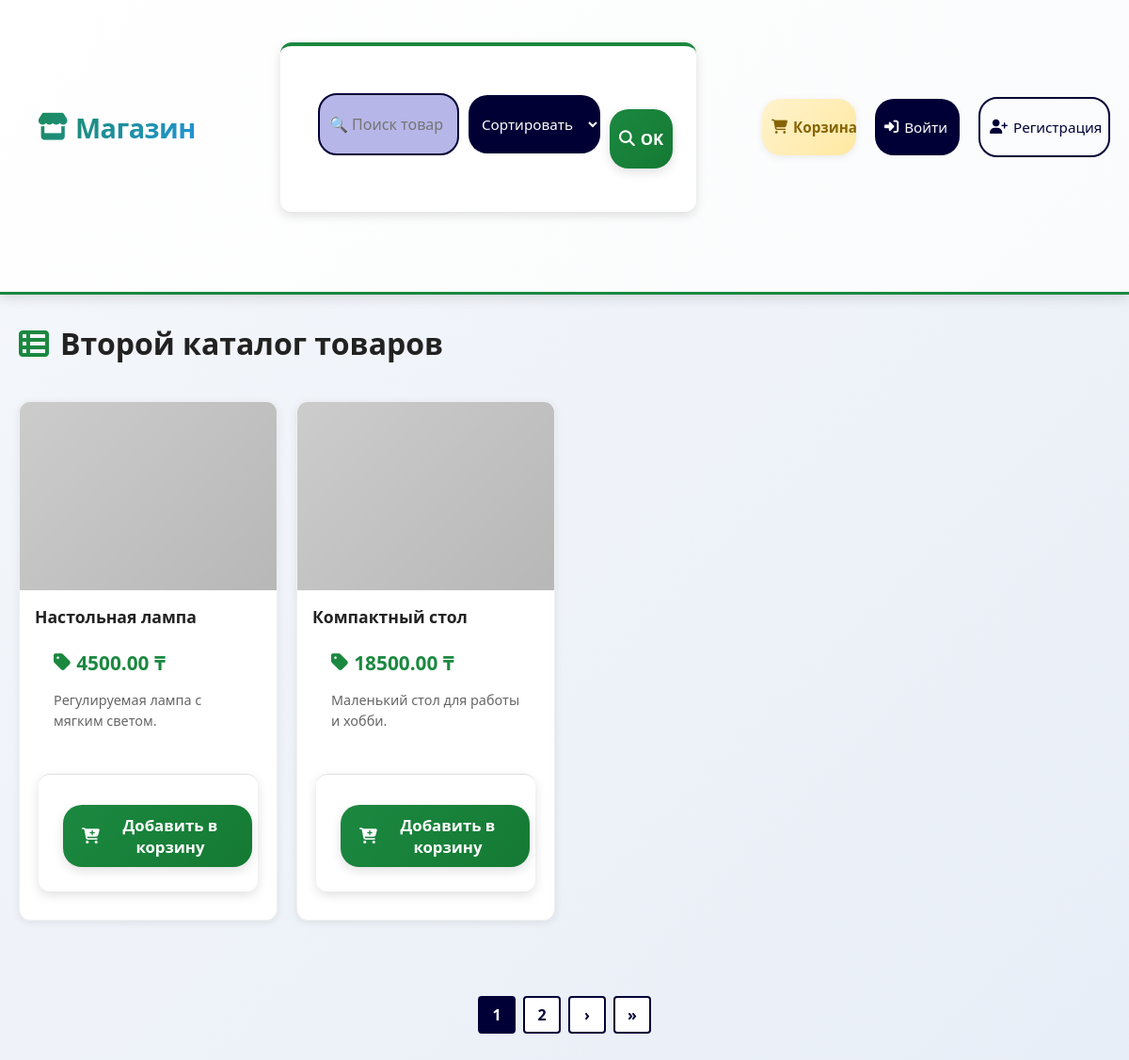
/storeProducts/products-second/, run on an earlier commit of the app's database.
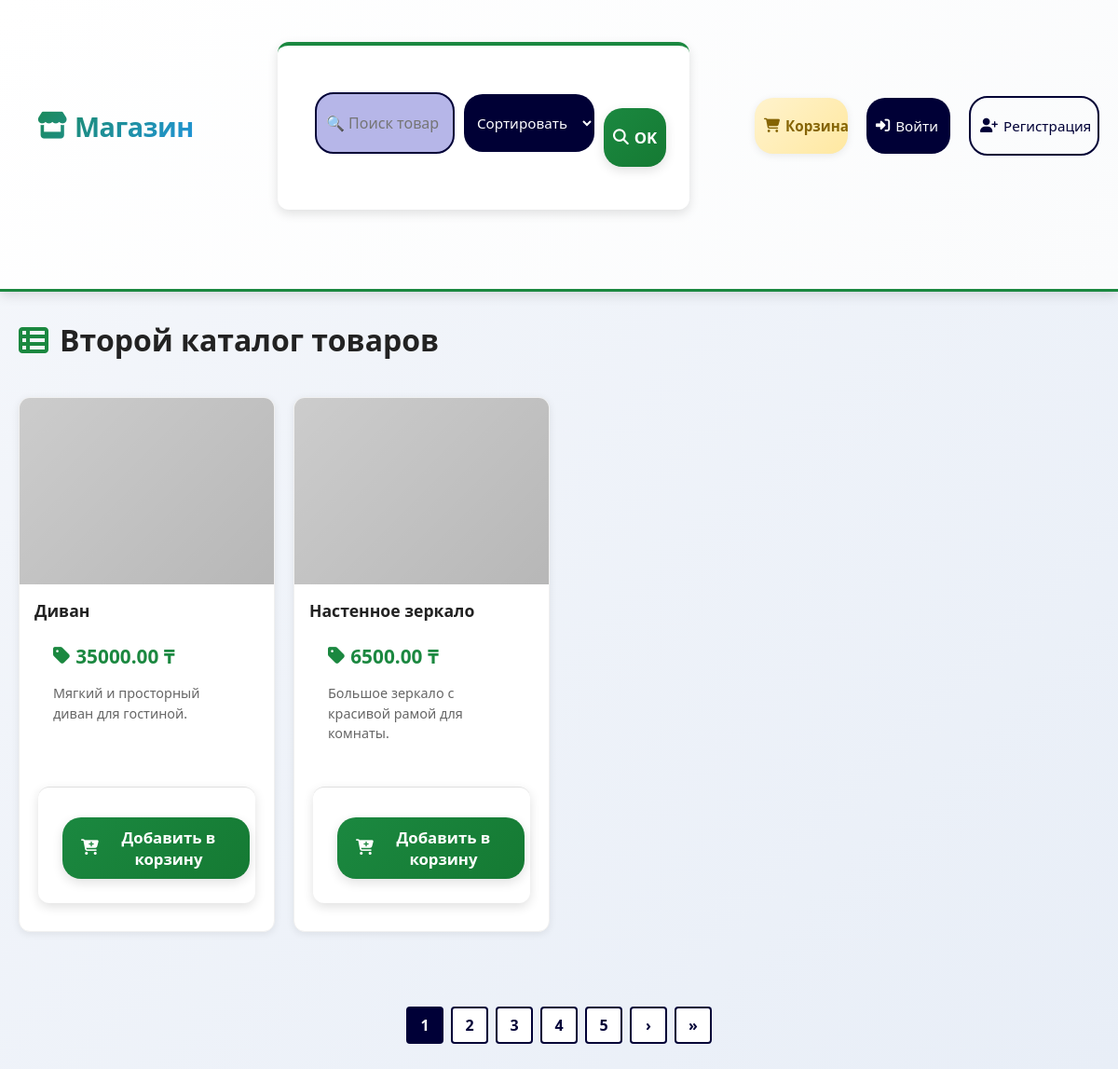
And on a later commit of the database.
### storeProducts/models.py (models this page shows, shortened)
class Product(models.Model):
	name = models.CharField(max_length=200)
	description = models.TextField(blank=True)
	price = models.DecimalField(max_digits=10, decimal_places=2)
	image_url = models.URLField(blank=True)
	created_at = models.DateTimeField(auto_now_add=True)
	class Meta:
		ordering = ['-created_at']

### storeProducts/views.py (the view)
# urls.py: path('products-second/', views.product_list_second, name='product_list_second'),
def product_list_second(request):
    q = request.GET.get('q', '').strip()
    sort = request.GET.get('sort', '')
    products = Product.objects.all()
    if q:
        products = products.filter(name__icontains=q) | products.filter(description__icontains=q)
    if sort == 'price_asc':
        products = products.order_by('price')
    elif sort == 'price_desc':
        products = products.order_by('-price')
    elif sort == 'name':
        products = products.order_by('name')
    paginator = Paginator(products, 2)
    page_number = request.GET.get('page')
    page_obj = paginator.get_page(page_number)
    return render(request, 'products/second.html', {
        'page_obj': page_obj,
        'products': page_obj.object_list,
        'q': q,
        'sort': sort,
        'paginator': paginator
    })

### storeProducts/templates/products/second.html (shortened to what this page needs)
{% extends 'products/base.html' %}
{% block content %}
<h1><i class="fas fa-th-list"></i> Второй каталог товаров</h1>
<div class="grid" style="grid-template-columns: repeat(auto-fill, minmax(250px, 1fr)); gap: 20px;">
  {% for product in products %}
  <div class="card">
    <a href="{{ product.pk }}/">
      <div class="card-image" style="background-image: url('{{ product.image_url|default:'https://via.placeholder.com/300' }}')"></div>
      <div class="card-body">
        <h3>{{ product.name }}</h3>
        <p class="price"><i class="fas fa-tag"></i> {{ product.price }} ₸</p>
        <p class="desc">{{ product.description|truncatechars:100 }}</p>
      </div>
    </a>
    <form method="post" action="{% url 'storeProducts:add_to_cart' product.pk %}">
      <button type="submit" style="margin-bottom: 10px; margin-left: 10px; padding: 10px 20px; background-color: rgb(0, 0, 55); border-radius: 20px; border-style: none; color: white;"><i class="fas fa-cart-plus"></i> Добавить в корзину</button>
    </form>
  </div>
  {% empty %}
  <p>Товаров пока нет.</p>
  {% endfor %}
</div>
<div class="pagination-bottom" style="margin: 50px 0 30px 0; text-align: center; display: flex; justify-content: center; gap: 8px; flex-wrap: wrap;">
  {% for num in page_obj.paginator.page_range %}
    {% if page_obj.number == num %}
      <span class="page-btn active" style="background-color: rgb(0, 0, 55); color: white; cursor: default;">{{ num }}</span>
    {% else %}
      <a href="?page={{ num }}&q={{ q }}&sort={{ sort }}" class="page-btn">{{ num }}</a>
    {% endif %}
  {% endfor %}
  {% if page_obj.has_next %}
    <a href="?page={{ page_obj.next_page_number }}&q={{ q }}&sort={{ sort }}" class="page-btn" title="Следующая">›</a>
    <a href="?page={{ page_obj.paginator.num_pages }}&q={{ q }}&sort={{ sort }}" class="page-btn" title="Последняя">»</a>
  {% endif %}
</div>
{% endblock %}

What changed in the data, as far as the page shows it:
no longer on this page (row unchanged): Product: name "Настольная лампа", price "4500.00", description "Регулируемая лампа с мягким светом."
no longer on this page (row unchanged): Product: name "Компактный стол", price "18500.00", description "Маленький стол для работы и хобби."
added Product: name "Диван", price "35000.00", description "Мягкий и просторный диван для гостиной."
added Product: name "Настенное зеркало", price "6500.00", description "Большое зеркало с красивой рамой для комнаты."
Also different on the page:
new list line: "3"
new list line: "4"
new list line: "5"
